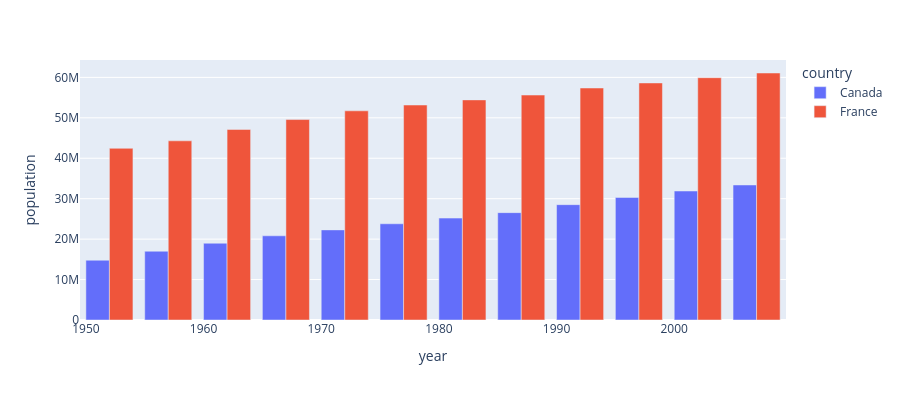

The notebook cell saved with this chart:
### Code cell
fig = px.bar(df, x='year', y='pop', color='country',
             labels={'pop':'population'}, height=400, barmode='group')
fig.show()

### Figure 1 — Plotly figure (JSON) as saved in the notebook; plotly's stock layout.template omitted (floating-point values rounded to 4 significant figures)
{"data": [{"alignmentgroup": "True", "hovertemplate": "country=Canada<br>year=%{x}<br>population=%{y}<extra></extra>", "legendgroup": "Canada", "marker": {"color": "#636efa", "pattern": {"shape": ""}}, "name": "Canada", "offsetgroup": "Canada", "orientation": "v", "showlegend": true, "textposition": "auto", "type": "bar", "x": [1952, 1957, 1962, 1967, 1972, 1977, 1982, 1987, 1992, 1997, 2002, 2007], "xaxis": "x", "y": [14785584, 17010154, 18985849, 20819767, 22284500, 23796400, 25201900, 26549700, 28523502, 30305843, 31902268, 33390141], "yaxis": "y"}, {"alignmentgroup": "True", "hovertemplate": "country=France<br>year=%{x}<br>population=%{y}<extra></extra>", "legendgroup": "France", "marker": {"color": "#EF553B", "pattern": {"shape": ""}}, "name": "France", "offsetgroup": "France", "orientation": "v", "showlegend": true, "textposition": "auto", "type": "bar", "x": [1952, 1957, 1962, 1967, 1972, 1977, 1982, 1987, 1992, 1997, 2002, 2007], "xaxis": "x", "y": [42459667, 44310863, 47124000, 49569000, 51732000, 53165019, 54433565, 55630100, 57374179, 58623428, 59925035, 61083916], "yaxis": "y"}], "layout": {"barmode": "group", "height": 400, "legend": {"title": {"text": "country"}, "tracegroupgap": 0}, "margin": {"t": 60}, "xaxis": {"anchor": "y", "domain": [0, 1], "title": {"text": "year"}}, "yaxis": {"anchor": "x", "domain": [0, 1], "title": {"text": "population"}}}}
